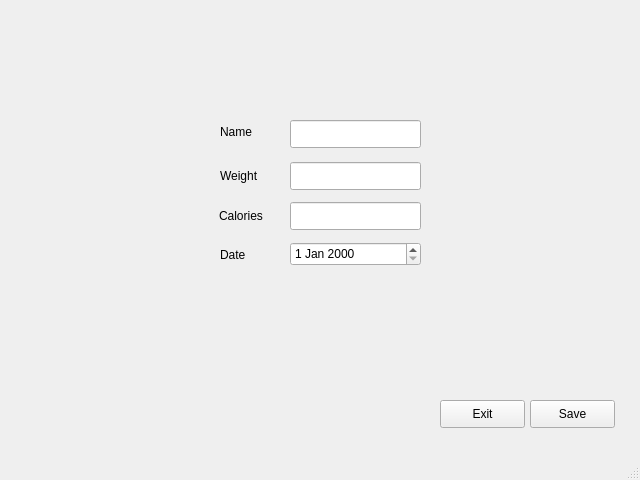
<?xml version="1.0" encoding="UTF-8"?>
<ui version="4.0">
 <class>MainWindow</class>
 <widget class="QMainWindow" name="MainWindow">
  <property name="geometry">
   <rect>
    <x>0</x>
    <y>0</y>
    <width>640</width>
    <height>480</height>
   </rect>
  </property>
  <property name="windowTitle">
   <string>MainWindow</string>
  </property>
  <widget class="QWidget" name="centralwidget">
   <widget class="QPushButton" name="Save_button">
    <property name="geometry">
     <rect>
      <x>530</x>
      <y>400</y>
      <width>85</width>
      <height>28</height>
     </rect>
    </property>
    <property name="text">
     <string>Save</string>
    </property>
   </widget>
   <widget class="QPushButton" name="Exit_button">
    <property name="geometry">
     <rect>
      <x>440</x>
      <y>400</y>
      <width>85</width>
      <height>28</height>
     </rect>
    </property>
    <property name="text">
     <string>Exit</string>
    </property>
   </widget>
   <widget class="QLineEdit" name="calorie_intake">
    <property name="geometry">
     <rect>
      <x>290</x>
      <y>202</y>
      <width>131</width>
      <height>28</height>
     </rect>
    </property>
   </widget>
   <widget class="QDateEdit" name="date_input">
    <property name="geometry">
     <rect>
      <x>290</x>
      <y>242</y>
      <width>131</width>
      <height>24</height>
     </rect>
    </property>
   </widget>
   <widget class="QLineEdit" name="weight_input">
    <property name="geometry">
     <rect>
      <x>290</x>
      <y>162</y>
      <width>131</width>
      <height>28</height>
     </rect>
    </property>
   </widget>
   <widget class="QLabel" name="date_label">
    <property name="geometry">
     <rect>
      <x>220</x>
      <y>247</y>
      <width>48</width>
      <height>16</height>
     </rect>
    </property>
    <property name="text">
     <string>Date</string>
    </property>
   </widget>
   <widget class="QLabel" name="calorie_label">
    <property name="geometry">
     <rect>
      <x>219</x>
      <y>202</y>
      <width>61</width>
      <height>27</height>
     </rect>
    </property>
    <property name="text">
     <string>Calories</string>
    </property>
   </widget>
   <widget class="QLabel" name="weight_label">
    <property name="geometry">
     <rect>
      <x>220</x>
      <y>160</y>
      <width>51</width>
      <height>31</height>
     </rect>
    </property>
    <property name="text">
     <string>Weight</string>
    </property>
   </widget>
   <widget class="QLabel" name="name_label">
    <property name="geometry">
     <rect>
      <x>220</x>
      <y>124</y>
      <width>58</width>
      <height>16</height>
     </rect>
    </property>
    <property name="text">
     <string>Name</string>
    </property>
   </widget>
   <widget class="QLineEdit" name="name_input">
    <property name="geometry">
     <rect>
      <x>290</x>
      <y>120</y>
      <width>131</width>
      <height>28</height>
     </rect>
    </property>
   </widget>
  </widget>
  <widget class="QMenuBar" name="menubar">
   <property name="geometry">
    <rect>
     <x>0</x>
     <y>0</y>
     <width>640</width>
     <height>22</height>
    </rect>
   </property>
  </widget>
  <widget class="QStatusBar" name="statusbar"/>
 </widget>
 <resources/>
 <connections/>
</ui>
